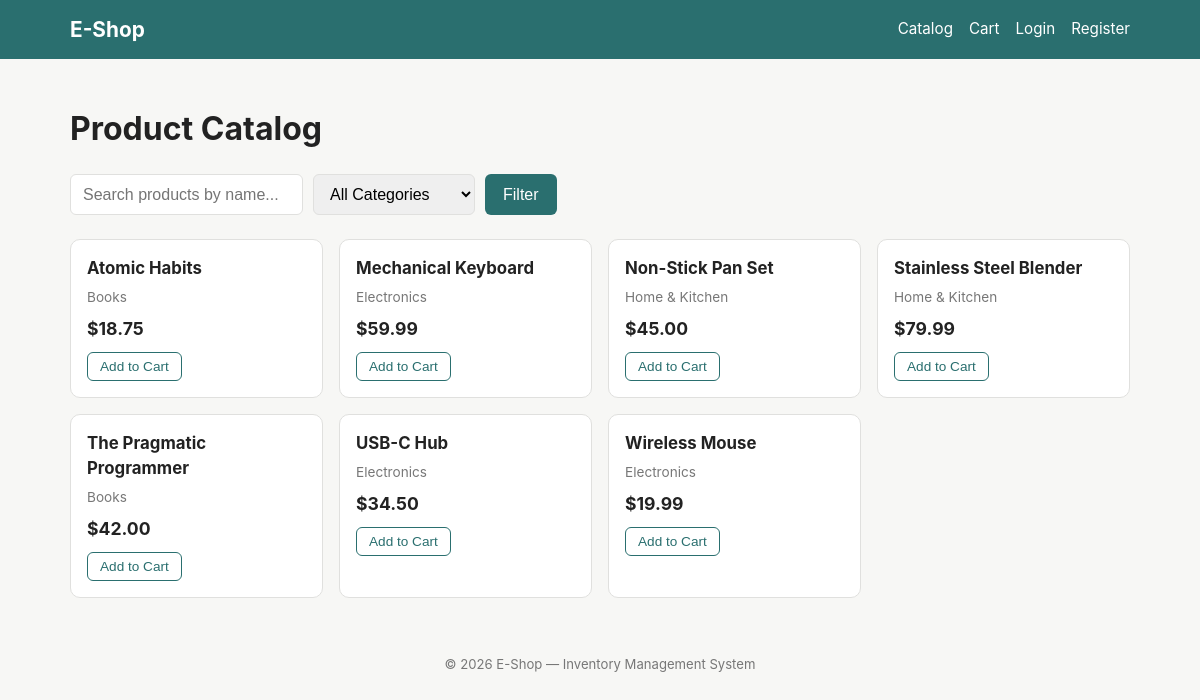
The app's page /shop/ with its own data.
### app/models.py (models this page shows, shortened)
class Product(db.Model):
    __tablename__ = "products"
    id = db.Column(db.Integer, primary_key=True)
    name = db.Column(db.String(200), nullable=False, index=True)
    description = db.Column(db.Text, nullable=True)
    price = db.Column(db.Numeric(10, 2), nullable=False)
    sku = db.Column(db.String(64), nullable=False, unique=True, index=True)
    category_id = db.Column(
        db.Integer, db.ForeignKey("categories.id"), nullable=True, index=True
    )
    created_at = db.Column(db.DateTime, nullable=False, default=datetime.utcnow)
    inventory = db.relationship(
        "Inventory",
        backref="product",
        uselist=False,
        lazy=True,
        cascade="all, delete-orphan",
    )
    order_items = db.relationship("OrderItem", backref="product", lazy=True)
    stock_movements = db.relationship(
        "StockMovement", backref="product", lazy=True, cascade="all, delete-orphan"
    )

class Category(db.Model):
    __tablename__ = "categories"
    id = db.Column(db.Integer, primary_key=True)
    name = db.Column(db.String(120), nullable=False, unique=True, index=True)
    description = db.Column(db.Text, nullable=True)
    products = db.relationship("Product", backref="category", lazy=True)

### app/blueprints/customer.py (the view)
@customer_bp.route("/")
def catalog():
    query = Product.query
    search_term = request.args.get("q", "").strip()
    if search_term:
        query = query.filter(Product.name.ilike(f"%{search_term}%"))
    category_id = request.args.get("category_id", type=int)
    if category_id:
        query = query.filter(Product.category_id == category_id)
    products = query.order_by(Product.name.asc()).all()
    categories = Category.query.order_by(Category.name.asc()).all()
    return render_template(
        "customer/catalog.html",
        products=products,
        categories=categories,
        search_term=search_term,
        selected_category_id=category_id,
    )

### app/cart.py (called while the page is built)
def _get_raw_cart():
    return session.setdefault(CART_SESSION_KEY, {})

def get_cart_count():
    return sum(_get_raw_cart().values())

### app/templates/customer/catalog.html (shortened to what this page needs)
{% extends "base.html" %}
{% block content %}
<h1>Product Catalog</h1>
<form method="GET" class="catalog-filters">
    <input
        type="text"
        name="q"
        class="form-control"
        placeholder="Search products by name..."
        value="{{ search_term }}"
    >
    <select name="category_id" class="form-control">
        <option value="">All Categories</option>
    </select>
    <button type="submit" class="btn btn-primary">Filter</button>
</form>
{% if products %}
    <div class="product-grid">
        {% for product in products %}
            <div class="product-card">
                <a href="{{ url_for('customer.product_detail', product_id=product.id) }}" class="product-card-link">
                    <h3>{{ product.name }}</h3>
                    <p class="product-category">{{ product.category.name if product.category else "Uncategorized" }}</p>
                    <p class="product-price">${{ "%.2f"|format(product.price) }}</p>
                </a>
                {% if product.inventory and product.inventory.stock_qty > 0 %}
                    <form method="POST" action="{{ url_for('customer.add_to_cart', product_id=product.id) }}" class="quick-add-form">
                        <button type="submit" class="btn-small">Add to Cart</button>
                    </form>
                {% else %}
                    <span class="badge badge-out">Out of stock</span>
                {% endif %}
            </div>
        {% endfor %}
    </div>
{% else %}
    <p>No products match your search.</p>
{% endif %}
{% endblock %}

### app/templates/base.html (shortened to what this page needs)
<!DOCTYPE html>
<html lang="en">
<head>
    <link rel="stylesheet" href="{{ url_for('static', filename='css/style.css') }}">
</head>
<body>
    <header class="navbar">
        <div class="navbar-inner">
            <a class="brand" href="{{ url_for('auth.index_redirect') }}">E-Shop</a>
            <nav class="nav-links">
                {% if current_user.is_authenticated and current_user.is_admin %}
                    <a href="#">Dashboard</a>
                    <a href="{{ url_for('admin.list_products') }}">Products</a>
                    <a href="#">Categories</a>
                    <span class="nav-user">Hi, {{ current_user.name }} ({{ current_user.role.value }})</span>
                    <a href="{{ url_for('auth.logout') }}">Logout</a>
                {% else %}
                    <a href="{{ url_for('customer.catalog') }}">Catalog</a>
                    <a href="{{ url_for('customer.view_cart') }}">Cart{% if cart_count %} ({{ cart_count }}){% endif %}</a>
                    {% if current_user.is_authenticated %}
                        <a href="#">My Orders</a>
                        <span class="nav-user">Hi, {{ current_user.name }} ({{ current_user.role.value }})</span>
                        <a href="{{ url_for('auth.logout') }}">Logout</a>
                    {% else %}
                        <a href="{{ url_for('auth.login') }}">Login</a>
                        <a href="{{ url_for('auth.register') }}">Register</a>
                    {% endif %}
                {% endif %}
            </nav>
        </div>
    </header>
    <main class="container">
        {% block content %}{% endblock %}
    </main>
    <footer class="site-footer">
        <p>&copy; {{ current_year }} E-Shop &mdash; Inventory Management System</p>
    </footer>
</body>
</html>

### app/static/css/style.css (style rules this page uses)
:root { --color-primary: #2a6f6f; --color-primary-dark: #1f5454; --color-bg: #f7f7f5; --color-card: #ffffff; --color-text: #222222; --color-border: #e0e0de; --color-danger: #b23b3b; --color-success: #2f7d4f; --color-warning: #9a7b1d; --color-info: #2a5d8f; }
* { box-sizing: border-box; }
body { margin: 0; font-family: -apple-system, BlinkMacSystemFont, "Segoe UI", Roboto, Helvetica, Arial, sans-serif; background: var(--color-bg); color: var(--color-text); line-height: 1.5; }
.navbar { background: var(--color-primary); color: white; }
.navbar-inner { max-width: 1100px; margin: 0 auto; display: flex; align-items: center; justify-content: space-between; padding: 14px 20px; flex-wrap: wrap; }
.brand { font-weight: 700; font-size: 1.3rem; color: white; text-decoration: none; }
.nav-links { display: flex; align-items: center; gap: 16px; flex-wrap: wrap; }
.nav-links a { color: white; text-decoration: none; font-size: 0.95rem; }
.container { max-width: 1100px; margin: 0 auto; padding: 24px 20px; min-height: 60vh; }
.form-control { padding: 10px 12px; border: 1px solid var(--color-border); border-radius: 6px; font-size: 1rem; }
.btn { display: inline-block; padding: 10px 18px; border-radius: 6px; border: none; font-size: 1rem; cursor: pointer; text-decoration: none; }
.btn-primary { background: var(--color-primary); color: white; }
.site-footer { text-align: center; font-size: 0.82rem; color: #777; padding: 20px; }
.catalog-filters { display: flex; gap: 10px; flex-wrap: wrap; margin-bottom: 24px; }
.catalog-filters .form-control { max-width: 240px; }
.product-grid { display: grid; grid-template-columns: repeat(auto-fill, minmax(220px, 1fr)); gap: 16px; }
.product-card { background: var(--color-card); border: 1px solid var(--color-border); border-radius: 10px; padding: 16px; text-decoration: none; color: var(--color-text); display: block; transition: box-shadow 0.15s ease; }
.product-card h3 { margin: 0 0 6px 0; font-size: 1.05rem; }
.product-category { color: #777; font-size: 0.85rem; margin: 0 0 8px 0; }
.product-price { font-weight: 700; font-size: 1.1rem; margin: 0; }
.product-card-link { text-decoration: none; color: var(--color-text); display: block; }
.quick-add-form { margin-top: 10px; }
.btn-small { padding: 6px 12px; border-radius: 6px; border: 1px solid var(--color-primary); background: white; color: var(--color-primary); cursor: pointer; font-size: 0.85rem; }

### records on screen
Product: name "Atomic Habits", category "Books", price "18.75"
Product: name "Mechanical Keyboard", category "Electronics", price "59.99"
Product: name "Non-Stick Pan Set", category "Home & Kitchen", price "45.00"
Product: name "Stainless Steel Blender", category "Home & Kitchen", price "79.99"
Product: name "The Pragmatic Programmer", category "Books", price "42.00"
Product: name "USB-C Hub", category "Electronics", price "34.50"
Product: name "Wireless Mouse", category "Electronics", price "19.99"
